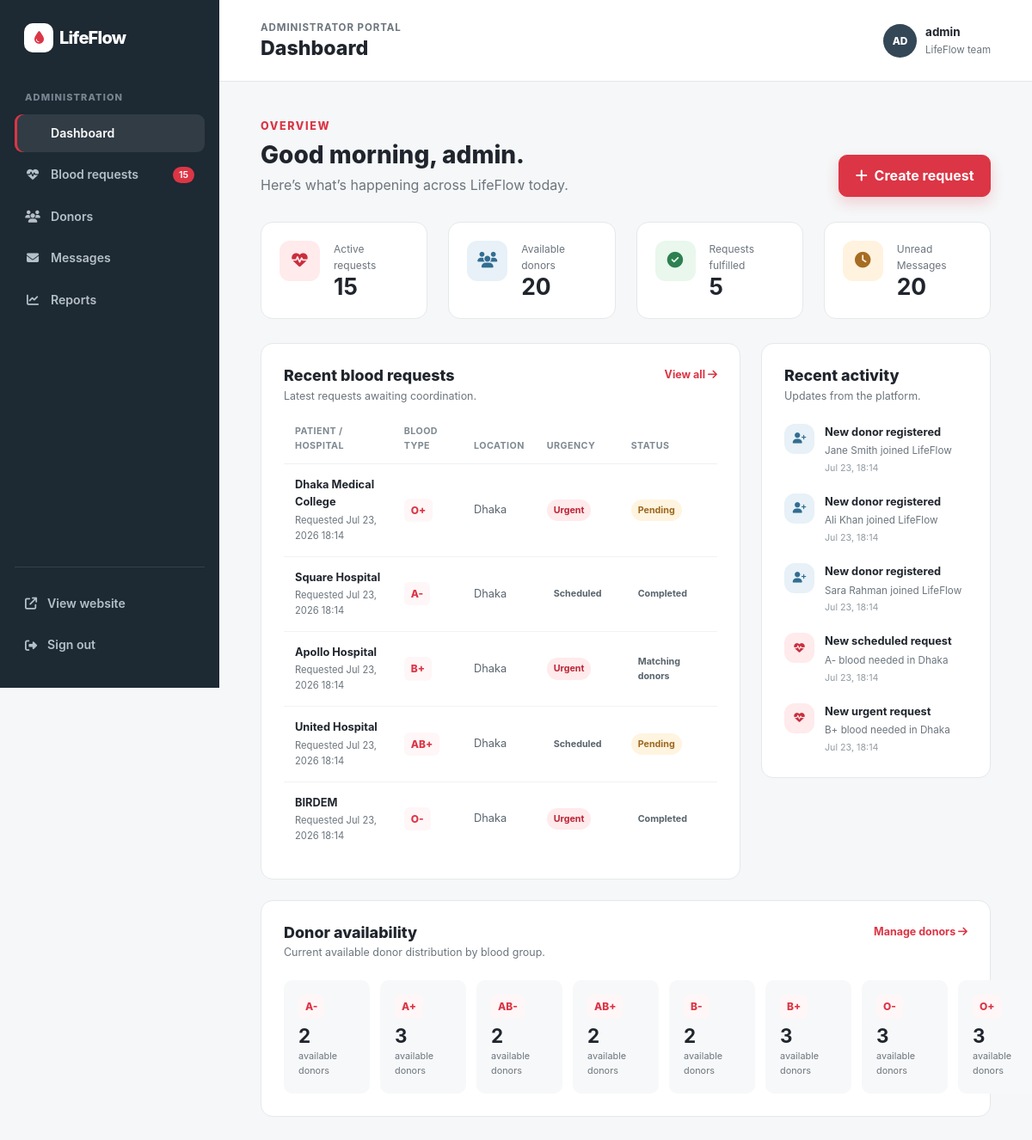
The page /admin/index.php (signed in) on the database its author committed.
### tables this page shows
CREATE TABLE blood_requests (
    id INT AUTO_INCREMENT PRIMARY KEY,
    patient_name VARCHAR(100) NOT NULL,
    blood_group VARCHAR(5) NOT NULL,
    units INT NOT NULL CHECK (units > 0),
    urgency VARCHAR(20) NOT NULL CHECK (urgency IN ('Urgent', 'Scheduled')),
    hospital VARCHAR(100) NOT NULL,
    city VARCHAR(50) NOT NULL,
    address VARCHAR(255) NOT NULL,
    contact_name VARCHAR(100) NOT NULL,
    phone VARCHAR(20) NOT NULL,
    notes TEXT,
    status VARCHAR(20) DEFAULT 'Pending' CHECK (status IN ('Pending', 'Matching donors', 'Completed')),
    created_at TIMESTAMP DEFAULT CURRENT_TIMESTAMP,
    CHECK (blood_group IN ('A+', 'A-', 'B+', 'B-', 'AB+', 'AB-', 'O+', 'O-'))
);

CREATE TABLE donors (
    id INT AUTO_INCREMENT PRIMARY KEY,
    full_name VARCHAR(100) NOT NULL,
    phone VARCHAR(20) NOT NULL,
    email VARCHAR(100) NOT NULL UNIQUE,
    dob DATE NOT NULL,
    blood_group VARCHAR(5) NOT NULL,
    weight INT NOT NULL CHECK (weight >= 50),
    last_donation DATE,
    health_notes TEXT,
    city VARCHAR(50) NOT NULL,
    area VARCHAR(50) NOT NULL,
    availability_status VARCHAR(20) DEFAULT 'Available',
    password VARCHAR(255) NOT NULL,
    created_at TIMESTAMP DEFAULT CURRENT_TIMESTAMP,
    CHECK (blood_group IN ('A+', 'A-', 'B+', 'B-', 'AB+', 'AB-', 'O+', 'O-'))
);

### admin/index.php (the view, shortened to what this page needs)
<?php
require_once '../includes/db.php';
$activeRequests = $pdo->query("SELECT COUNT(*) FROM blood_requests WHERE status != 'Completed'")->fetchColumn();
$availableDonors = $pdo->query("SELECT COUNT(*) FROM donors WHERE availability_status = 'Available'")->fetchColumn();
$fulfilledRequests = $pdo->query("SELECT COUNT(*) FROM blood_requests WHERE status = 'Completed'")->fetchColumn();
$pendingReview = $pdo->query("SELECT COUNT(*) FROM messages WHERE status = 'Unread'")->fetchColumn();
$recentRequestsStmt = $pdo->query("SELECT * FROM blood_requests ORDER BY created_at DESC LIMIT 5");
$recentRequests = $recentRequestsStmt->fetchAll(PDO::FETCH_ASSOC);
$recentActivity = [];
$recentDonorsStmt = $pdo->query("SELECT full_name, created_at, 'donor' as type FROM donors ORDER BY created_at DESC LIMIT 3");
while($row = $recentDonorsStmt->fetch(PDO::FETCH_ASSOC)) {
    $recentActivity[] = $row;
}
$recentReqsStmt = $pdo->query("SELECT blood_group, city, urgency, created_at, 'request' as type FROM blood_requests ORDER BY created_at DESC LIMIT 3");
while($row = $recentReqsStmt->fetch(PDO::FETCH_ASSOC)) {
    $recentActivity[] = $row;
}
usort($recentActivity, function($a, $b) {
    return strtotime($b['created_at']) - strtotime($a['created_at']);
});
$recentActivity = array_slice($recentActivity, 0, 5);
$bgStmt = $pdo->query("SELECT blood_group, COUNT(*) as count FROM donors WHERE availability_status = 'Available' GROUP BY blood_group");
$bloodGroupsData = [];
while ($row = $bgStmt->fetch(PDO::FETCH_ASSOC)) {
    $bloodGroupsData[$row['blood_group']] = $row['count'];
}
?>
<!doctype html>
<html lang="en">
<head>
    <link href="https://cdn.jsdelivr.net/npm/bootstrap@5.3.3/dist/css/bootstrap.min.css" rel="stylesheet">
    <link href="https://cdnjs.cloudflare.com/ajax/libs/font-awesome/6.5.2/css/all.min.css" rel="stylesheet">
    <link href="../assets/css/main.css" rel="stylesheet">
    <link href="../assets/css/admin-home.css" rel="stylesheet">
</head>
<body class="admin-home-page">
    <div class="admin-shell">
        <aside class="admin-sidebar" id="adminSidebar">
            <a class="admin-sidebar-brand" href="index.php"><span class="brand-mark"><i class="fa-solid fa-droplet"></i></span><span>LifeFlow</span></a>
            <p class="admin-sidebar-label">Administration</p>
            <nav class="admin-menu" aria-label="Admin navigation"><a class="active" href="index.php"><i class="fa-solid fa-grid-2"></i> Dashboard</a><a href="manage-requests.php"><i class="fa-solid fa-heart-pulse"></i> Blood requests <span><?= $activeRequests ?></span></a><a href="manage-donors.php"><i class="fa-solid fa-users"></i> Donors</a><a href="messages.php"><i class="fa-solid fa-envelope"></i> Messages</a><a href="reports.php"><i class="fa-solid fa-chart-line"></i> Reports</a></nav>
            <div class="admin-sidebar-bottom"><a href="../index.html"><i class="fa-solid fa-arrow-up-right-from-square"></i> View website</a><a href="logout.php"><i class="fa-solid fa-right-from-bracket"></i> Sign out</a></div>
        </aside>
        <div class="admin-main"><header class="admin-topbar"><div><p class="admin-eyebrow">Administrator portal</p><h1>Dashboard</h1></div><div class="admin-profile"><span class="admin-profile-avatar">AD</span><div><strong><?= htmlspecialchars($_SESSION['admin_username'] ?? 'Admin') ?></strong><small>LifeFlow team</small></div></div></header>
            <main class="admin-content"><section class="admin-welcome"><div><span class="section-kicker">Overview</span><h2>Good morning, <?= htmlspecialchars($_SESSION['admin_username'] ?? 'Admin') ?>.</h2><p>Here’s what’s happening across LifeFlow today.</p></div><a href="../blood-request.php" target="_blank" class="btn btn-danger"><i class="fa-solid fa-plus me-1"></i> Create request</a></section>
                <section class="row g-4 admin-stats"><div class="col-sm-6 col-xl-3"><article class="admin-stat-card"><span class="admin-stat-icon icon-red"><i class="fa-solid fa-heart-pulse"></i></span><div><small>Active requests</small><strong><?= $activeRequests ?></strong></div></article></div><div class="col-sm-6 col-xl-3"><article class="admin-stat-card"><span class="admin-stat-icon icon-blue"><i class="fa-solid fa-users"></i></span><div><small>Available donors</small><strong><?= $availableDonors ?></strong></div></article></div><div class="col-sm-6 col-xl-3"><article class="admin-stat-card"><span class="admin-stat-icon icon-green"><i class="fa-solid fa-circle-check"></i></span><div><small>Requests fulfilled</small><strong><?= $fulfilledRequests ?></strong></div></article></div><div class="col-sm-6 col-xl-3"><article class="admin-stat-card"><span class="admin-stat-icon icon-gold"><i class="fa-solid fa-clock"></i></span><div><small>Unread Messages</small><strong><?= $pendingReview ?></strong></div></article></div></section>
                <section class="row g-4 mt-1"><div class="col-xl-8" id="requests"><article class="admin-panel"><div class="admin-panel-heading"><div><h2>Recent blood requests</h2><p>Latest requests awaiting coordination.</p></div><a href="manage-requests.php">View all <i class="fa-solid fa-arrow-right"></i></a></div><div class="table-responsive"><table class="table admin-table align-middle"><thead><tr><th>Patient / hospital</th><th>Blood type</th><th>Location</th><th>Urgency</th><th>Status</th></tr></thead><tbody>
                    <?php foreach($recentRequests as $req): ?>
                        <tr>
                            <td><strong><?= htmlspecialchars($req['hospital']) ?></strong><small>Requested <?= date('M j, Y H:i', strtotime($req['created_at'])) ?></small></td>
                            <td><span class="admin-blood-badge"><?= htmlspecialchars($req['blood_group']) ?></span></td>
                            <td><?= htmlspecialchars($req['city']) ?></td>
                            <td><span class="urgency <?= strtolower($req['urgency']) ?>"><?= htmlspecialchars($req['urgency']) ?></span></td>
                            <td><span class="request-status <?= strtolower($req['status']) ?>"><?= htmlspecialchars($req['status']) ?></span></td>
                        </tr>
                    <?php endforeach; ?>
                </tbody></table></div></article></div>
                    <div class="col-xl-4" id="activity"><article class="admin-panel activity-panel"><div class="admin-panel-heading"><div><h2>Recent activity</h2><p>Updates from the platform.</p></div></div><div class="activity-list">
                        <?php foreach($recentActivity as $act): ?>
                            <div>
                                <?php if($act['type'] === 'donor'): ?>
                                    <span class="activity-icon icon-blue"><i class="fa-solid fa-user-plus"></i></span>
                                    <p><strong>New donor registered</strong><small><?= htmlspecialchars($act['full_name']) ?> joined LifeFlow</small><time><?= date('M j, H:i', strtotime($act['created_at'])) ?></time></p>
                                <?php else: ?>
                                    <span class="activity-icon icon-red"><i class="fa-solid fa-heart-pulse"></i></span>
                                    <p><strong>New <?= htmlspecialchars(strtolower($act['urgency'])) ?> request</strong><small><?= htmlspecialchars($act['blood_group']) ?> blood needed in <?= htmlspecialchars($act['city']) ?></small><time><?= date('M j, H:i', strtotime($act['created_at'])) ?></time></p>
                                <?php endif; ?>
                            </div>
                        <?php endforeach; ?>
                    </div></article></div></section>
                <section class="admin-panel mt-4" id="donors"><div class="admin-panel-heading"><div><h2>Donor availability</h2><p>Current available donor distribution by blood group.</p></div><a href="manage-donors.php">Manage donors <i class="fa-solid fa-arrow-right"></i></a></div><div class="blood-distribution">
                    <?php foreach($bloodGroupsData as $bg => $count): ?>
                        <div><span class="admin-blood-badge"><?= htmlspecialchars($bg) ?></span><strong><?= $count ?></strong><small>available donors</small></div>
                    <?php endforeach; ?>
                </div></section>
            </main>
        </div>
    </div>
</body>
</html>

### assets/css/main.css (style rules this page uses)
:root { --primary: #dc3545; --primary-dark: #b52a38; --ink: #20252d; --muted: #6c757d; --surface: #fff; --soft: #fff6f7; --line: #edf0f2; --shadow: 0 12px 30px rgba(31, 42, 55, .08); --radius: 18px }
* { box-sizing: border-box }
html { scroll-behavior: smooth }
body { margin: 0; font-family: Inter, system-ui, -apple-system, BlinkMacSystemFont, "Segoe UI", sans-serif; color: var(--ink); background: #fff; line-height: 1.6 }
.section-kicker { color: var(--primary); font-size: .78rem; font-weight: 800; letter-spacing: .13em; text-transform: uppercase }
.brand-mark { display: inline-grid; place-items: center; width: 34px; height: 34px; margin-right: 7px; border-radius: 10px; color: #fff; background: var(--primary); font-size: .92rem }
.btn { border-radius: 10px; font-weight: 700; padding: .7rem 1.15rem; transition: transform .2s, box-shadow .2s }
.btn-danger { background: var(--primary); border-color: var(--primary); box-shadow: 0 7px 16px rgba(220, 53, 69, .2) }

### rows shown on the page
blood_requests: hospital "Dhaka Medical College", created_at "Jul 23, 2026 18:14", blood_group "O+", city "Dhaka", urgency "Urgent", status "Pending"
blood_requests: hospital "Square Hospital", created_at "Jul 23, 2026 18:14", blood_group "A-", city "Dhaka", urgency "Scheduled", status "Completed"
blood_requests: hospital "Apollo Hospital", created_at "Jul 23, 2026 18:14", blood_group "B+", city "Dhaka", urgency "Urgent", status "Matching donors"
blood_requests: hospital "United Hospital", created_at "Jul 23, 2026 18:14", blood_group "AB+", city "Dhaka", urgency "Scheduled", status "Pending"
blood_requests: hospital "BIRDEM", created_at "Jul 23, 2026 18:14", blood_group "O-", city "Dhaka", urgency "Urgent", status "Completed"
donors: full_name "Jane Smith", created_at "Jul 23, 18:14"
donors: full_name "Ali Khan", created_at "Jul 23, 18:14"
donors: full_name "Sara Rahman", created_at "Jul 23, 18:14"

### other values the page prints
$activeRequests "15"
$_SESSION['admin_username'] "admin"
$availableDonors "20"
$fulfilledRequests "5"
$pendingReview "20"
$act['urgency'] "scheduled"
$act['blood_group'] "A-"
$act['city'] "Dhaka"
date('M j, H:i', strtotime($act['created_at'])) "Jul 23, 18:14"
$act['urgency'] "urgent"
$act['blood_group'] "B+"
$bg "A-"
$count "2"
$bg "A+"
$count "3"
